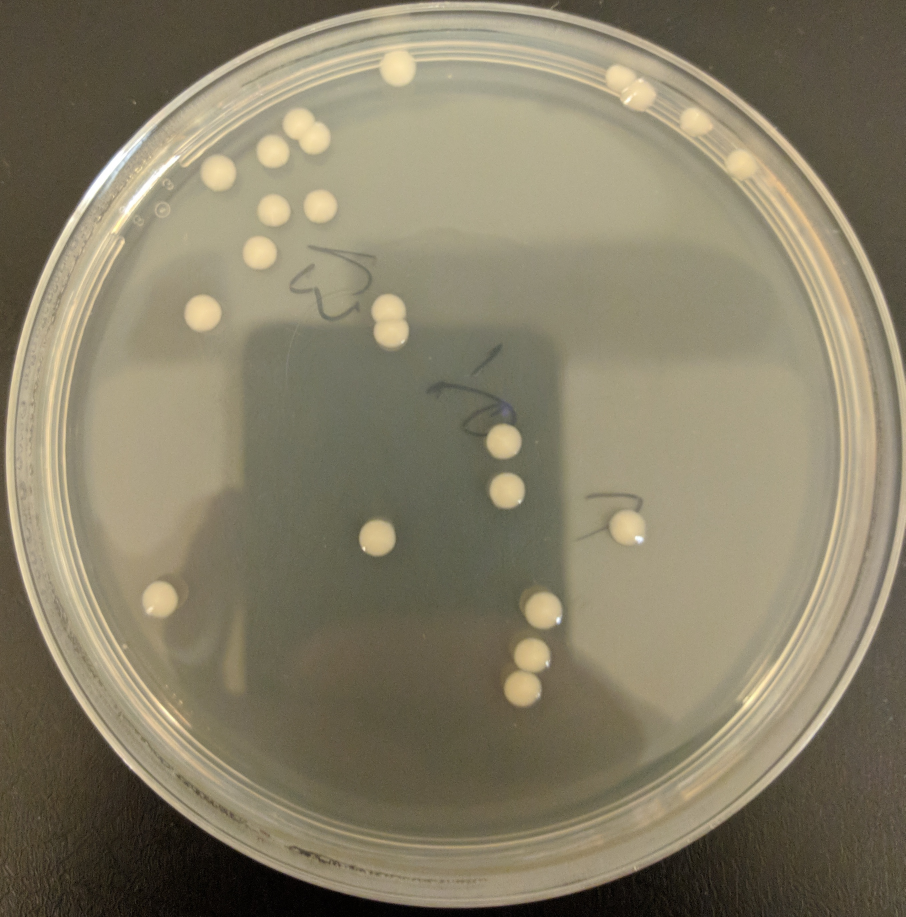
%> input picture Base de datos/sp11_img01.jpg, 2716 x 2750 px (shown at 1/3 size)
$ octave untitled.m   (GNU Octave 9; MATLAB toolbox functions it lacks are replaced by stand-ins)
%> lines starting %> are read from the running program, lines starting %| are printed output that depends on the picture; in (x1, y1, x2, y2) boxes, pixels count from 0 and x2, y2 are one past the last pixel; in counts of white or black regions, pixels touching at a corner belong together; the program's own positions count from 1
close all; clc;

% Pregunta si desea guardar resultados en Excel
respuesta_excel = questdlg('¿Deseas guardar los resultados en un archivo Excel?', ...
    'Guardar en Excel', 'Sí', 'No', 'Sí');
%> the answer given: Sí
guardar_excel = strcmp(respuesta_excel, 'Sí');

% Crear o cargar archivo Excel si se eligió guardar
if guardar_excel
    nombre_excel = 'Resultados_Validacion.xlsx';

    % Encabezados completos con nuevas métricas (decimal y porcentaje)
    encabezados_completos = {'Fecha-Hora', 'Ground Truth', 'Imagen Binarizada', ...
                            'Jaccard Original', 'Jaccard Ajustado', ...
                            'TP', 'TN', 'FP', 'FN', ...
                            'Accuracy', 'Accuracy %', ...
                            'Precision', 'Precision %', ...
                            'Recall', 'Recall %', ...
                            'F1-Score', 'F1-Score %'};

    % Verificar si el archivo ya existe
    if exist(nombre_excel, 'file')
        respuesta_append = questdlg('El archivo Excel ya existe. ¿Deseas agregar nuevos datos o crear uno nuevo?', ...
            'Archivo Existente', 'Agregar', 'Nuevo', 'Cancelar', 'Agregar');

        if strcmp(respuesta_append, 'Cancelar')
            disp('Operación cancelada por el usuario');
            return;
        elseif strcmp(respuesta_append, 'Nuevo')
            % Crear nuevo archivo con encabezados completos
            writecell(encabezados_completos, nombre_excel, 'Sheet', 1, 'Range', 'A1');
            fila_actual = 2;
        else
            % Leer datos existentes
            datos_existentes = readcell(nombre_excel, 'Sheet', 1);
            encabezados_existentes = datos_existentes(1, :);
            fila_actual = size(datos_existentes, 1) + 1;

            % Verificar si hay nuevas columnas que agregar
            nuevas_columnas = {};
            for i = 1:length(encabezados_completos)
                if ~ismember(encabezados_completos{i}, encabezados_existentes)
                    nuevas_columnas{end+1} = encabezados_completos{i};
                end
            end

            % Si hay nuevas columnas, agregarlas
            if ~isempty(nuevas_columnas)
                fprintf('Se detectaron nuevas métricas: %s\n', strjoin(nuevas_columnas, ', '));
                fprintf('Agregando columnas al archivo existente...\n');

                col_actual = size(encabezados_existentes, 2) + 1;
                for i = 1:length(nuevas_columnas)
                    % Agregar encabezado de nueva columna
                    writecell({nuevas_columnas{i}}, nombre_excel, 'Sheet', 1, ...
                             'Range', sprintf('%s1', columnaLetra(col_actual)));
                    col_actual = col_actual + 1;
                end

                fprintf('Columnas agregadas exitosamente\n\n');
            end
        end
    else
        % Crear archivo nuevo con encabezados completos
        writecell(encabezados_completos, nombre_excel, 'Sheet', 1, 'Range', 'A1');
        fila_actual = 2;
    end
end

% Seleccionar imagen Ground Truth
[filename1, pathname1] = uigetfile({'*.jpg;*.png;*.bmp;*.tif','Imágenes (*.jpg,*.png,*.bmp,*.tif)'}, ...
    'Selecciona la imagen Ground Truth');
%> the answer given: Base de datos/sp11_img01.jpg
if isequal(filename1, 0)
    disp('Operación cancelada por el usuario');
    return;
end

% Seleccionar imagen Binarizada
[filename2, pathname2] = uigetfile({'*.jpg;*.png;*.bmp;*.tif','Imágenes (*.jpg,*.png,*.bmp,*.tif)'}, ...
    'Selecciona la imagen Binarizada');
%> the answer given: Base de datos/sp11_img02.jpg
if isequal(filename2, 0)
    disp('Operación cancelada por el usuario');
    return;
end

% Leer imágenes
BW1 = imread(fullfile(pathname1, filename1));
BW2 = imread(fullfile(pathname2, filename2));
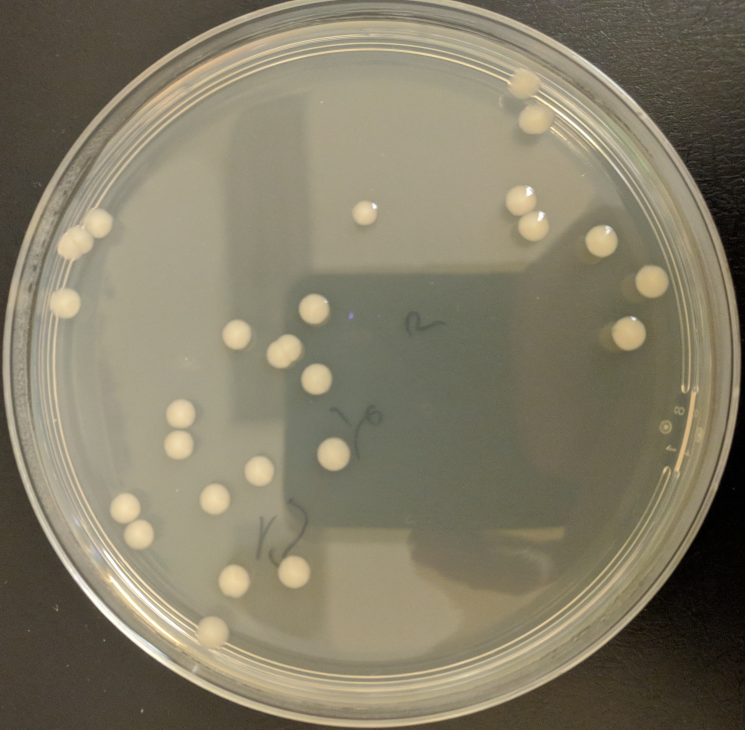
%> input picture Base de datos/sp11_img02.jpg, 2980 x 2917 px (shown at 1/4 size)

% Convertir a escala de grises si son RGB
if size(BW1, 3) == 3
    BW1 = rgb2gray(BW1);
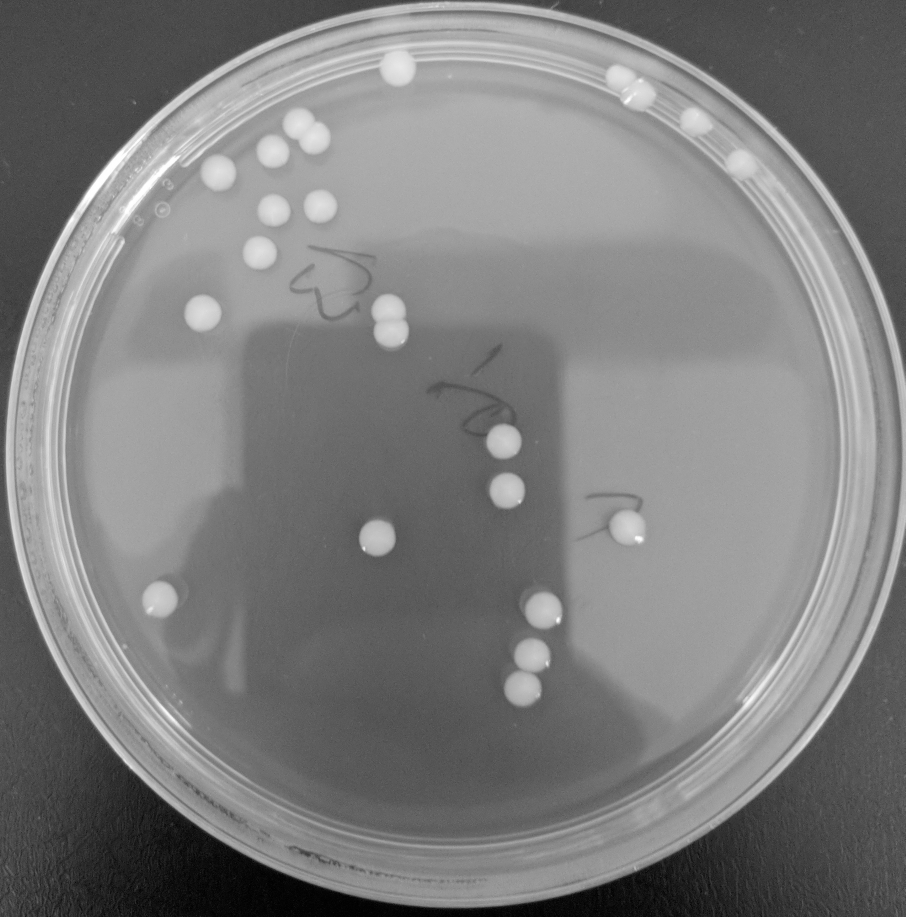
%> BW1: size 2750x2716 uint8 (shown at 1/3 size); min 0, max 255, mean 126.6
end
if size(BW2, 3) == 3
    BW2 = rgb2gray(BW2);
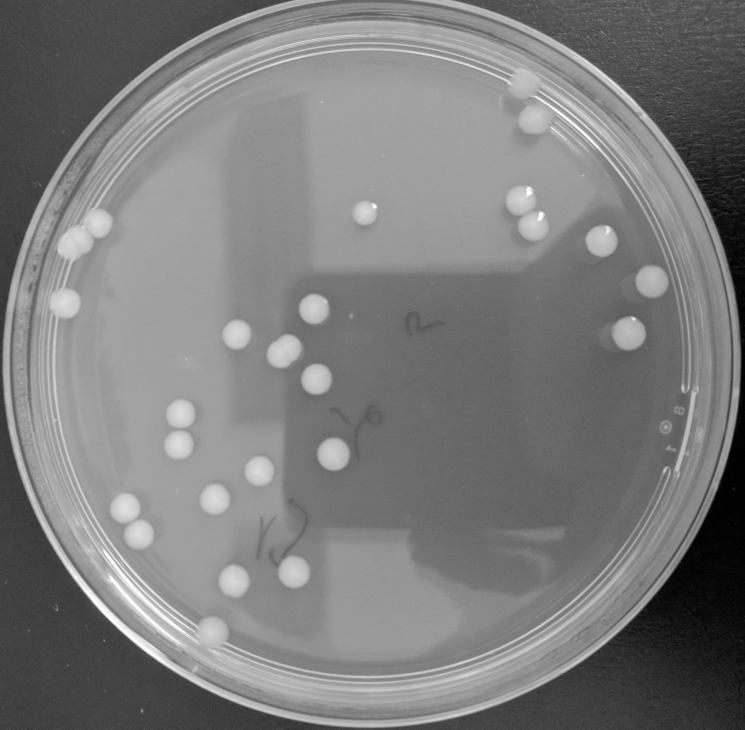
%> BW2: size 2917x2980 uint8 (shown at 1/4 size); min 0, max 255, mean 124.2
end

% Binarizar imágenes
BW1_logical = imbinarize(BW1);
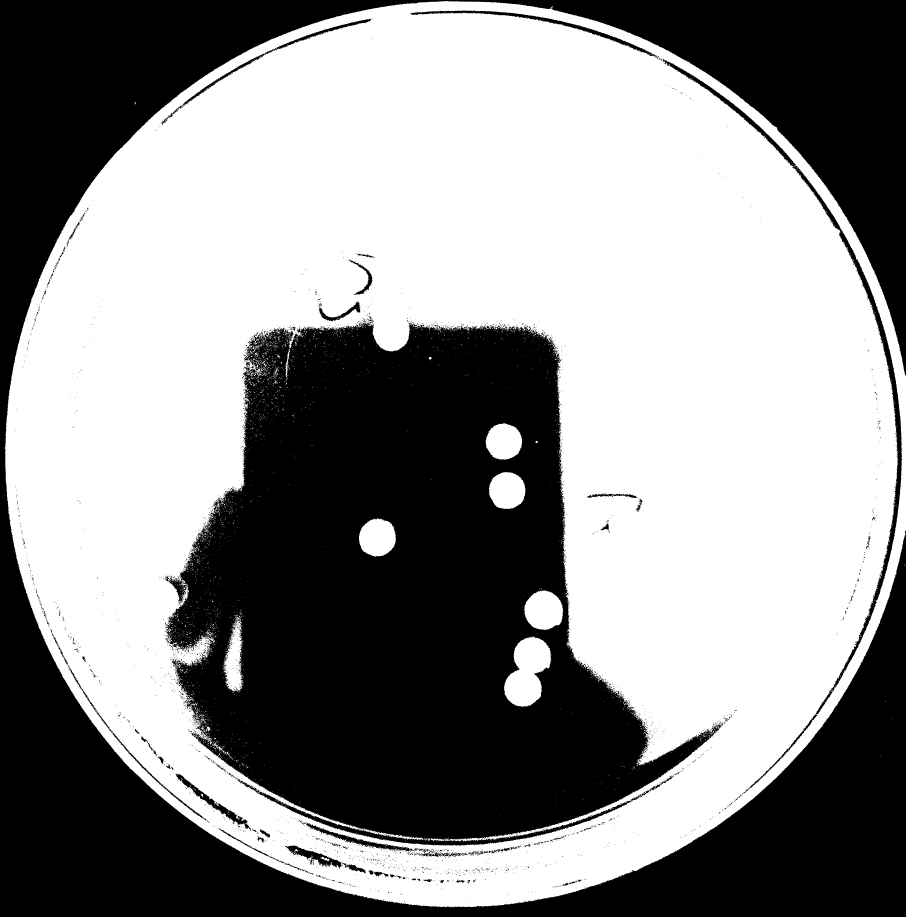
%> BW1_logical: size 2750x2716 logical (shown at 1/3 size); 55.8% white; 2871 black regions (2738 under 20 px), largest, box (x1, y1, x2, y2) and area: (0, 0, 2716, 2750) 1651942, (496, 957, 2164, 2537) 1574893, (1988, 178, 2707, 2369) 30143
BW2_logical = imbinarize(BW2);
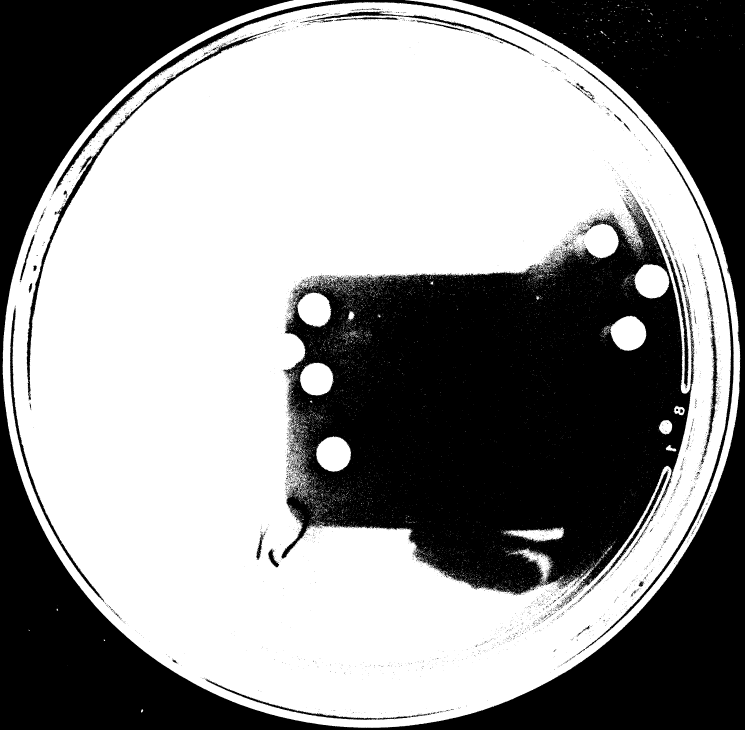
%> BW2_logical: size 2917x2980 logical (shown at 1/4 size); 57.5% white; 5424 black regions (5169 under 20 px), largest, box (x1, y1, x2, y2) and area: (0, 0, 2980, 2917) 1881138, (1125, 804, 2778, 2380) 1646673, (210, 0, 2287, 777) 35162

%% CÁLCULO DE ÍNDICE DE JACCARD
%> (the run ends here)
